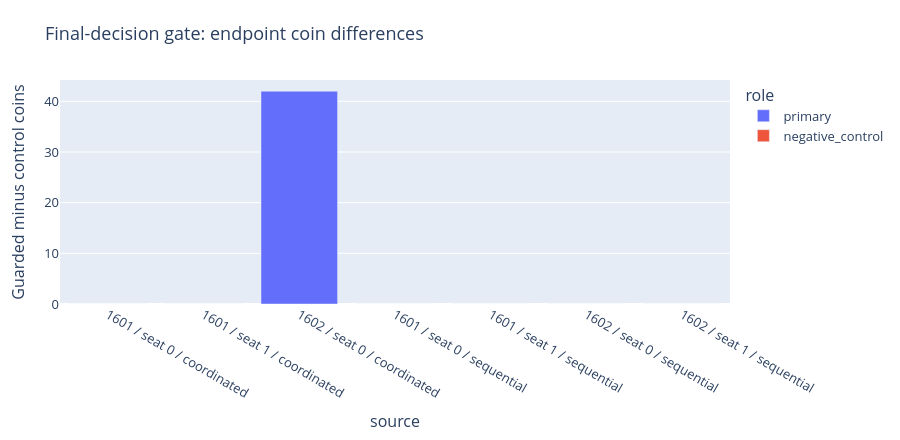

The code cell stored with this chart in its notebook:
### Code cell
new_figures[0].show()

### Figure 1 — Plotly figure (JSON) as saved in the notebook; plotly's stock layout.template omitted (floating-point values rounded to 4 significant figures)
{"data": [{"customdata": [[0, 0, false], [0, 0, false], [42, 0, true]], "hovertemplate": "role=primary<br>source=%{x}<br>Guarded minus control coins=%{y}<br>coin_margin_delta=%{customdata[0]}<br>local_match_score_delta=%{customdata[1]}<br>final_market_changed=%{customdata[2]}<extra></extra>", "legendgroup": "primary", "marker": {"color": "#636efa", "pattern": {"shape": ""}}, "name": "primary", "orientation": "v", "showlegend": true, "textposition": "auto", "type": "bar", "x": ["1601 / seat 0 / coordinated", "1601 / seat 1 / coordinated", "1602 / seat 0 / coordinated"], "xaxis": "x", "y": [0.0, 0.0, 42.0], "yaxis": "y"}, {"customdata": [[0, 0, false], [0, 0, false], [0, 0, false], [0, 0, false]], "hovertemplate": "role=negative_control<br>source=%{x}<br>Guarded minus control coins=%{y}<br>coin_margin_delta=%{customdata[0]}<br>local_match_score_delta=%{customdata[1]}<br>final_market_changed=%{customdata[2]}<extra></extra>", "legendgroup": "negative_control", "marker": {"color": "#EF553B", "pattern": {"shape": ""}}, "name": "negative_control", "orientation": "v", "showlegend": true, "textposition": "auto", "type": "bar", "x": ["1601 / seat 0 / sequential", "1601 / seat 1 / sequential", "1602 / seat 0 / sequential", "1602 / seat 1 / sequential"], "xaxis": "x", "y": [0.0, 0.0, 0.0, 0.0], "yaxis": "y"}], "layout": {"barmode": "relative", "font": {"size": 13}, "height": 440, "legend": {"title": {"text": "role"}, "tracegroupgap": 0}, "margin": {"b": 70, "l": 60, "r": 30, "t": 80}, "title": {"text": "Final-decision gate: endpoint coin differences"}, "xaxis": {"anchor": "y", "domain": [0, 1], "title": {"text": "source"}}, "yaxis": {"anchor": "x", "domain": [0, 1], "title": {"text": "Guarded minus control coins"}}}}
